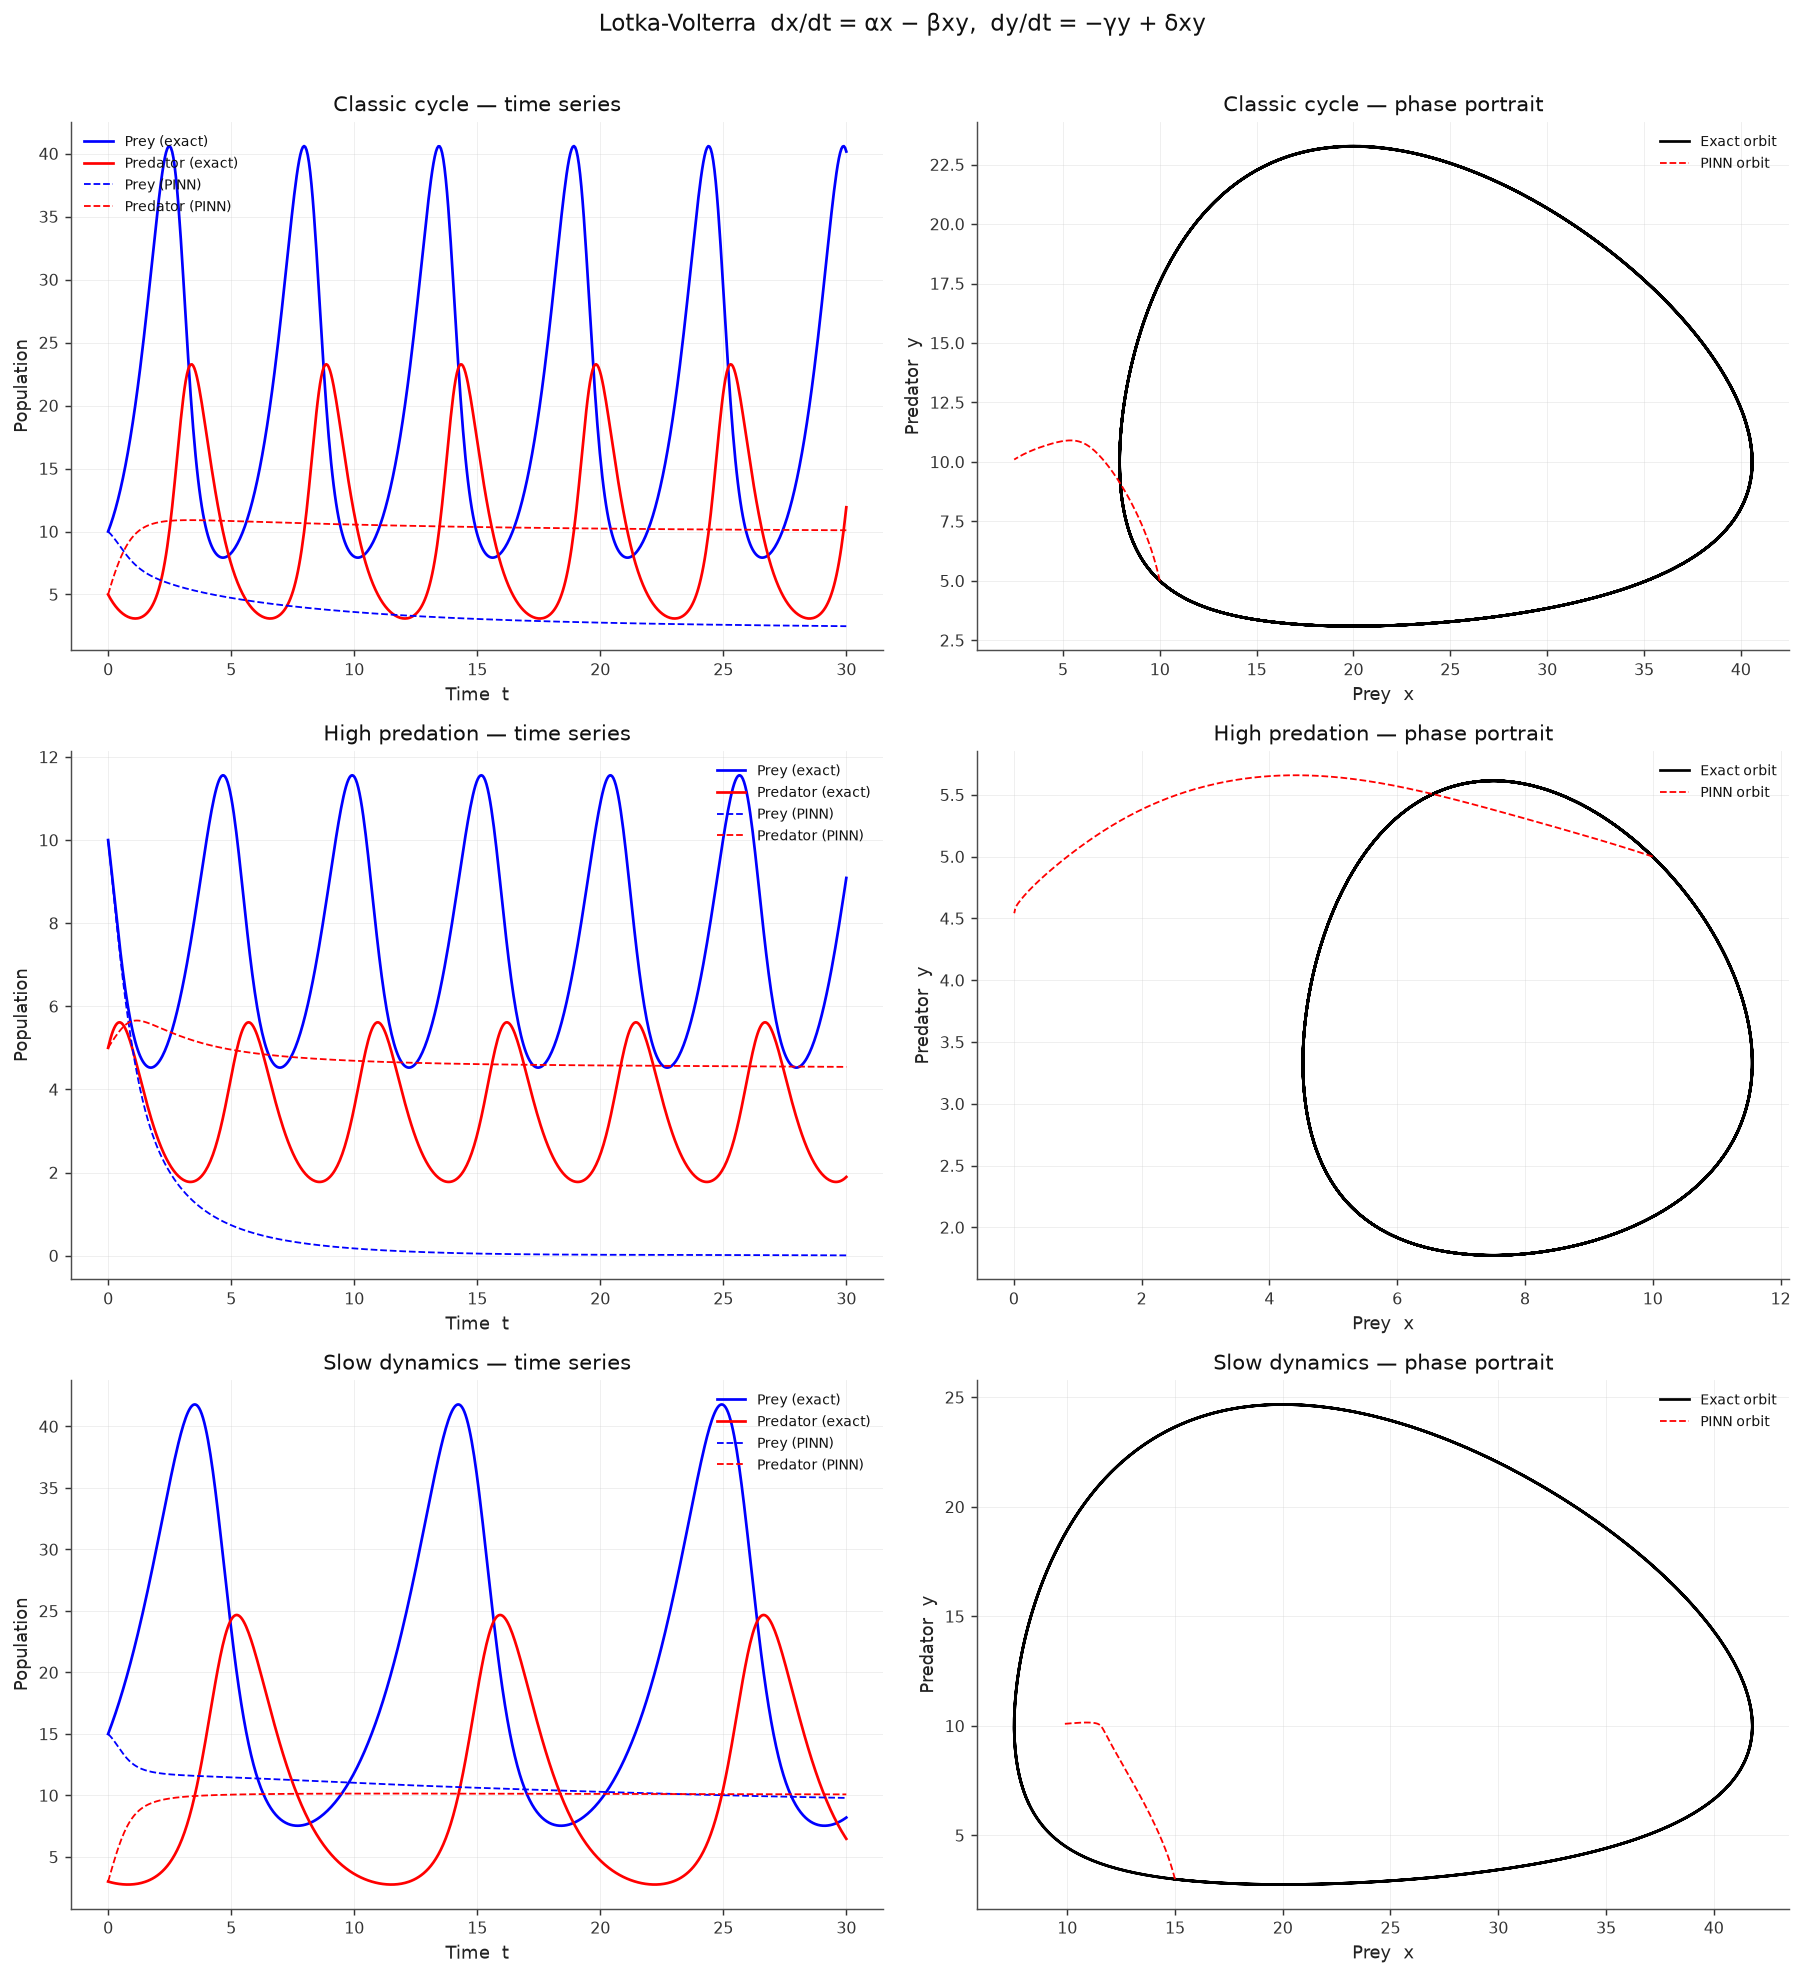

Generate this figure with Python:
"""06_lotka_volterra.py — Lotka-Volterra Predator-Prey System.

Physics problem
---------------
Classic ecological model for two interacting species:

    dx/dt =  α x − β x y        (prey grows, dies from predation)
    dy/dt = −γ y + δ x y        (predator dies, grows from predation)
    x(0) = x0,  y(0) = y0

x = prey population,  y = predator population

There is no closed-form solution — the system produces periodic orbits
in phase space, a hallmark of Hamiltonian-like dynamics.

Three experiments
-----------------
  1. Classic cycle:      α=1.0, β=0.1, γ=1.5, δ=0.075,  x0=10, y0=5
  2. High predation:     α=1.0, β=0.3, γ=1.5, δ=0.2,    x0=10, y0=5
  3. Slow dynamics:      α=0.5, β=0.05,γ=0.8, δ=0.04,   x0=15, y0=3

What this example shows
-----------------------
- Multi-output PINN (network predicts two coupled ODEs simultaneously)
- Cyclic / conserved behaviour in a nonlinear system
- How parameters change orbit shape and period

Tier 1 — Explorer.
"""

import torch
import torch.nn as nn
import numpy as np
from scipy.integrate import solve_ivp
import matplotlib
matplotlib.use("Agg")
import matplotlib.pyplot as plt
from pinneapple_tools.visualization.style import use_theme

use_theme("report")   # one theme for every figure of the library (#918)

T_END    = 30.0
N_COL    = 500
N_EPOCHS = 12_000

EXPERIMENTS = [
    {"alpha": 1.0, "beta": 0.10, "gamma": 1.5, "delta": 0.075,
     "x0": 10.0, "y0": 5.0, "label": "Classic cycle"},
    {"alpha": 1.0, "beta": 0.30, "gamma": 1.5, "delta": 0.200,
     "x0": 10.0, "y0": 5.0, "label": "High predation"},
    {"alpha": 0.5, "beta": 0.05, "gamma": 0.8, "delta": 0.040,
     "x0": 15.0, "y0": 3.0, "label": "Slow dynamics"},
]


def reference(cfg) -> tuple:
    """Numerical reference via scipy RK45."""
    def rhs(t, z):
        x, y = z
        return [cfg["alpha"]*x - cfg["beta"]*x*y,
                -cfg["gamma"]*y + cfg["delta"]*x*y]
    sol = solve_ivp(rhs, [0, T_END], [cfg["x0"], cfg["y0"]],
                    method="RK45", dense_output=True,
                    rtol=1e-8, atol=1e-10)
    t = np.linspace(0, T_END, 600)
    z = sol.sol(t)
    return t, z[0], z[1]


def build_net():
    return nn.Sequential(
        nn.Linear(1, 64), nn.Tanh(),
        nn.Linear(64, 64), nn.Tanh(),
        nn.Linear(64, 64), nn.Tanh(),
        nn.Linear(64, 2),   # outputs: [x, y]
    )


def train(cfg) -> tuple:
    torch.manual_seed(42)
    net = build_net()
    opt = torch.optim.Adam(net.parameters(), lr=5e-4)
    sch = torch.optim.lr_scheduler.CosineAnnealingLR(opt, T_max=N_EPOCHS)

    alpha, beta, gamma, delta = cfg["alpha"], cfg["beta"], cfg["gamma"], cfg["delta"]
    x0, y0 = cfg["x0"], cfg["y0"]

    # Normalise output scale  (helps with large population values)
    scale = torch.tensor([[x0, y0]], dtype=torch.float32)

    t_col = torch.linspace(0, T_END, N_COL).unsqueeze(1)
    t0    = torch.zeros(1, 1)

    for _ in range(N_EPOCHS):
        opt.zero_grad()

        tc = t_col.clone().requires_grad_(True)
        z  = net(tc) * scale   # (N, 2) — [x, y]
        x, y = z[:, 0:1], z[:, 1:2]

        zd = torch.autograd.grad(z.sum(), tc, create_graph=True)[0]
        xd, yd = zd[:, 0:1], zd[:, 1:2]

        res_x = xd - (alpha * x - beta * x * y)
        res_y = yd - (-gamma * y + delta * x * y)
        loss_pde = res_x.pow(2).mean() + res_y.pow(2).mean()

        z0 = net(t0) * scale
        ic = torch.tensor([[x0, y0]], dtype=torch.float32)
        loss_ic = (z0 - ic).pow(2).mean()

        (loss_pde + 100 * loss_ic).backward()
        opt.step()
        sch.step()

    t_eval = np.linspace(0, T_END, 600, dtype=np.float32)
    with torch.no_grad():
        z_pred = (net(torch.tensor(t_eval[:, None])) * scale.numpy()).numpy()
    return t_eval, z_pred[:, 0], z_pred[:, 1]


def main():
    print("Lotka-Volterra Predator-Prey System\n")
    fig, axes = plt.subplots(len(EXPERIMENTS), 2,
                             figsize=(14, 5 * len(EXPERIMENTS)))

    for row, cfg in zip(axes, EXPERIMENTS):
        print(f"Training: {cfg['label']} ...")
        t_ref, x_ref, y_ref = reference(cfg)
        t_p,   x_p,   y_p   = train(cfg)

        l2x = float(np.sqrt(((np.interp(t_p, t_ref, x_ref) - x_p)**2).mean()) /
                    (np.abs(x_ref).mean() + 1e-8))
        l2y = float(np.sqrt(((np.interp(t_p, t_ref, y_ref) - y_p)**2).mean()) /
                    (np.abs(y_ref).mean() + 1e-8))
        print(f"  → L2 prey={l2x:.3e}  predator={l2y:.3e}")

        # Time series
        row[0].plot(t_ref, x_ref, "b-",  lw=1.5, label="Prey (exact)")
        row[0].plot(t_ref, y_ref, "r-",  lw=1.5, label="Predator (exact)")
        row[0].plot(t_p,   x_p,   "b--", lw=1,   label="Prey (PINN)")
        row[0].plot(t_p,   y_p,   "r--", lw=1,   label="Predator (PINN)")
        row[0].set_title(f"{cfg['label']} — time series")
        row[0].set_xlabel("Time  t")
        row[0].set_ylabel("Population")
        row[0].legend(fontsize=8)
        row[0].grid(True, alpha=0.3)

        # Phase portrait
        row[1].plot(x_ref, y_ref, "k-",  lw=1.5, label="Exact orbit")
        row[1].plot(x_p,   y_p,   "r--", lw=1,   label="PINN orbit")
        row[1].set_title(f"{cfg['label']} — phase portrait")
        row[1].set_xlabel("Prey  x")
        row[1].set_ylabel("Predator  y")
        row[1].legend(fontsize=8)
        row[1].grid(True, alpha=0.3)

    plt.suptitle("Lotka-Volterra  dx/dt = αx − βxy,  dy/dt = −γy + δxy",
                 fontsize=13, y=1.01)
    plt.tight_layout()
    plt.savefig("06_lotka_volterra.png", dpi=130)
    print("\nSaved 06_lotka_volterra.png")


if __name__ == "__main__":
    main()
